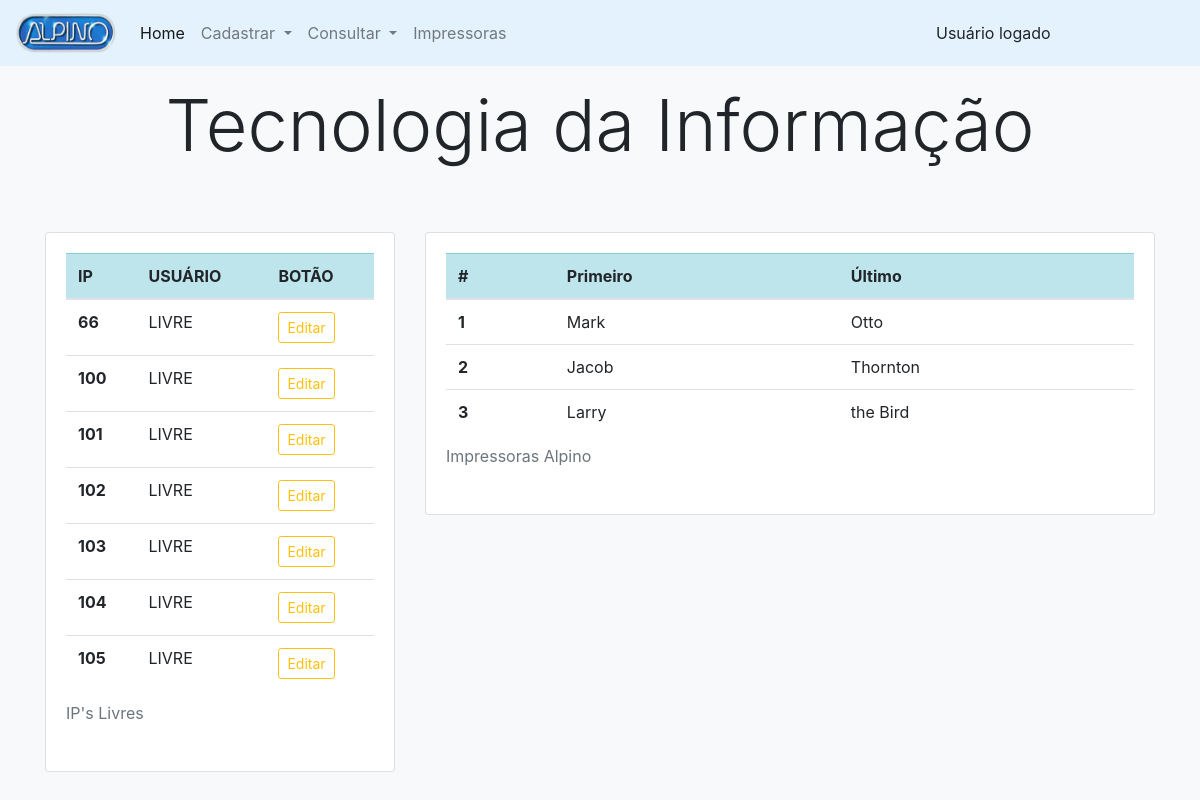
/public/pags/ti/main.php, run on the app's committed database.
### tables this page shows
CREATE TABLE `usuario` (
  `ip` int(10) UNSIGNED NOT NULL,
  `usuario` varchar(100) NOT NULL,
  `setor` varchar(100) NOT NULL,
  `homeOffice` varchar(3) NOT NULL
);

### public/pags/ti/main.php (the view, shortened to what this page needs)
<?php
    include_once("../../../src/config/conexaodb.php");
    $sql_usuario = mysqli_query($conn, "SELECT * FROM usuario WHERE usuario='LIVRE'");
?>
<html lang="pt-br">
<head>
    <link rel="stylesheet" href="../../../node_modules/bootstrap/dist/css/bootstrap.css">
</head>
<body class="bg-light">
    <?php
        include './include/nav_main.php';
    ?>
    <div class="container">
        <div class="row">
            <div class="col">
                <div class="py-2 text-center">
                    <h2 class="display-3 m-2">Tecnologia da Informação</h2>
                </div>
            </div>
        </div>
        <div class="row">
            <div class="col-md-4">
                <div class="py-5">
                    <div class="card bg-white">
                        <div class="card-body">
                            <div class="row">
                                <div class="col">
                                    <table class="table">
                                        <caption>IP's Livres</caption>
                                        <thead>
                                            <tr class="table-info">
                                                <th scope="col">IP</th>
                                                <th scope="col">USUÁRIO</th>
                                                <th scope="col">BOTÃO</th>
                                            </tr>
                                        </thead>
                                        <tbody>
                                            <?php while($tabela_ip = mysqli_fetch_assoc($sql_usuario)) { ?>
                                            <tr>
                                                <th scope="row">
                                                    <?php echo $tabela_ip['ip']; ?>
                                                </th>
                                                <td>
                                                    <?php echo $tabela_ip['usuario']; ?>
                                                </td>
                                                <td>
                                                    <button type="button" class="btn btn-outline-warning btn-sm"
                                                        data-toggle="modal" data-target="#editar"
                                                        data-ip="<?php echo $tabela_ip['ip']; ?>"
                                                        data-usuario="<?php echo $tabela_ip['usuario']; ?>"
                                                        data-setor="<?php echo $tabela_ip['setor']; ?>"
                                                        data-home="<?php echo $tabela_ip['homeOffice']; ?>">
                                                        Editar
                                                    </button>
                                                </td>
                                            </tr>
                                            <?php } ?>
                                        </tbody>
                                    </table>
                                </div>
                            </div>
                        </div>
                    </div>
                </div>
            </div>
            <div class="col-md-8">
                <div class="py-5">
                    <div class="card bg-white">
                        <div class="card-body">
                            <div class="row">
                                <div class="col">
                                    <table class="table">
                                        <caption>Impressoras Alpino</caption>
                                        <thead>
                                            <tr class="table-info">
                                                <th scope="col">#</th>
                                                <th scope="col">Primeiro</th>
                                                <th scope="col">Último</th>
                                            </tr>
                                        </thead>
                                        <tbody>
                                            <tr>
                                                <th scope="row">1</th>
                                                <td>Mark</td>
                                                <td>Otto</td>
                                            </tr>
                                            <tr>
                                                <th scope="row">2</th>
                                                <td>Jacob</td>
                                                <td>Thornton</td>
                                            </tr>
                                            <tr>
                                                <th scope="row">3</th>
                                                <td>Larry</td>
                                                <td>the Bird</td>
                                            </tr>
                                        </tbody>
                                    </table>
                                </div>
                            </div>
                        </div>
                    </div>
                </div>
            </div>
        </div>
    </div>
</body>
</html>

### data on the page
usuario: ip "66", usuario "LIVRE"
usuario: ip "100", usuario "LIVRE"
usuario: ip "101", usuario "LIVRE"
usuario: ip "102", usuario "LIVRE"
usuario: ip "103", usuario "LIVRE"
usuario: ip "104", usuario "LIVRE"
usuario: ip "105", usuario "LIVRE"
